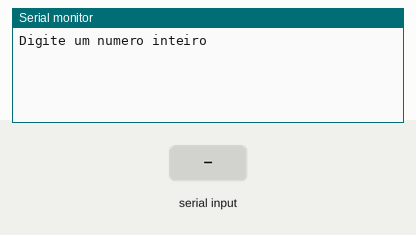
A sketch run on a simulated Arduino Uno, built with avr-gcc and run on an emulated ATmega328P. Shown: the last lines printed to the serial monitor. The inputs (shaded band) are chosen by the test bench.

Above: at 1.2 s.
1.3 s: "90,45\n" received over Serial
At 2.1 s:
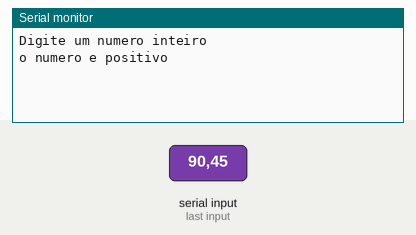
At 6.7 s:
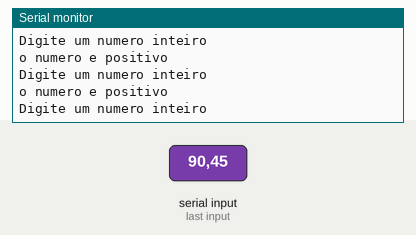

The sketch:

exerc_cio_if_simples_e_composto_041.ino
```cpp
// C++ code
//
int numero = 0;


void setup()
{
  Serial.begin(9600);
}

void loop()
{
    Serial.println("Digite um numero inteiro");
    while (!Serial.available());
    numero = Serial.parseFloat();

  if ( numero < 0){
    Serial.println("o numero e negativo");
    Serial.println();
  }
    else {
   Serial.println("o numero e positivo");
   Serial.println();
    }


  delay(1000);
}
```

Measured:
- after the input at 1.3 s, the serial monitor: prints a new line at once (image 1)
